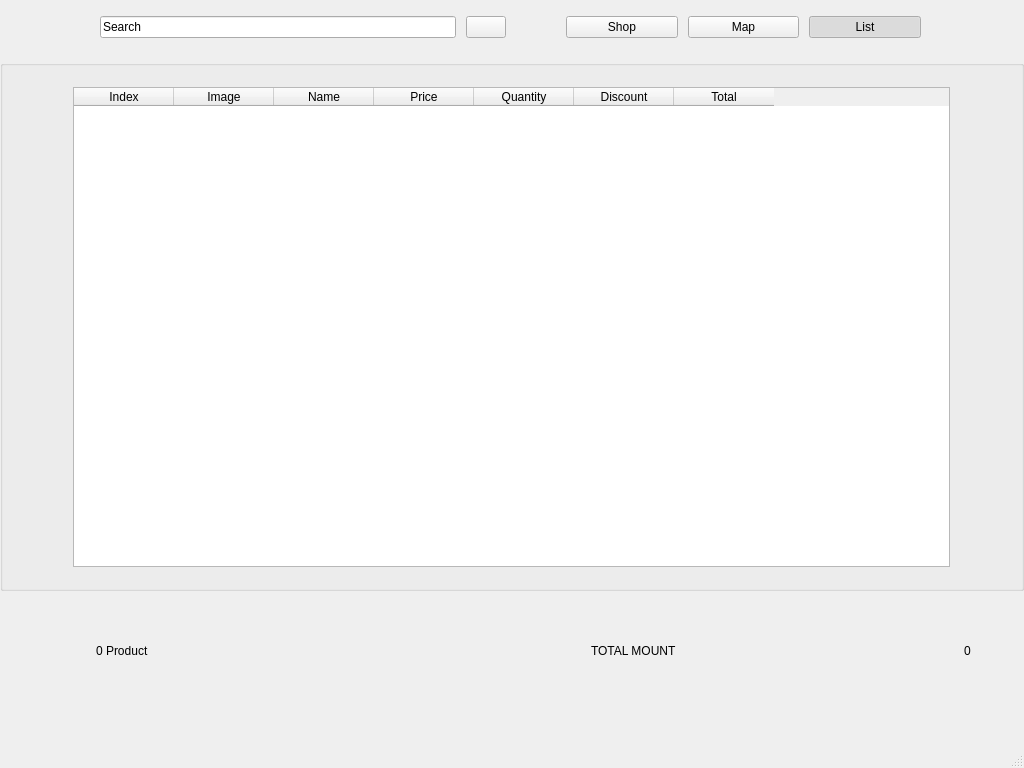
<?xml version="1.0" encoding="UTF-8"?>
<ui version="4.0">
 <class>list_view</class>
 <widget class="QMainWindow" name="list_view">
  <property name="geometry">
   <rect>
    <x>0</x>
    <y>0</y>
    <width>1024</width>
    <height>768</height>
   </rect>
  </property>
  <property name="windowTitle">
   <string>MainWindow</string>
  </property>
  <widget class="QWidget" name="centralwidget">
   <widget class="QWidget" name="horizontalLayoutWidget">
    <property name="geometry">
     <rect>
      <x>0</x>
      <y>0</y>
      <width>1021</width>
      <height>54</height>
     </rect>
    </property>
    <layout class="QHBoxLayout" name="header">
     <property name="spacing">
      <number>10</number>
     </property>
     <property name="leftMargin">
      <number>50</number>
     </property>
     <property name="rightMargin">
      <number>50</number>
     </property>
     <item>
      <layout class="QHBoxLayout" name="horizontalLayout_5">
       <property name="sizeConstraint">
        <enum>QLayout::SetDefaultConstraint</enum>
       </property>
       <item>
        <widget class="QPushButton" name="main_btn">
         <property name="sizePolicy">
          <sizepolicy hsizetype="Fixed" vsizetype="Fixed">
           <horstretch>0</horstretch>
           <verstretch>0</verstretch>
          </sizepolicy>
         </property>
         <property name="text">
          <string/>
         </property>
         <property name="icon">
          <iconset>
           <normaloff>img/main_icon.png</normaloff>img/main_icon.png</iconset>
         </property>
         <property name="iconSize">
          <size>
           <width>34</width>
           <height>34</height>
          </size>
         </property>
         <property name="checkable">
          <bool>false</bool>
         </property>
         <property name="autoDefault">
          <bool>false</bool>
         </property>
         <property name="flat">
          <bool>true</bool>
         </property>
        </widget>
       </item>
       <item>
        <widget class="QLineEdit" name="search_line">
         <property name="enabled">
          <bool>true</bool>
         </property>
         <property name="sizePolicy">
          <sizepolicy hsizetype="Preferred" vsizetype="Fixed">
           <horstretch>0</horstretch>
           <verstretch>0</verstretch>
          </sizepolicy>
         </property>
         <property name="inputMask">
          <string/>
         </property>
         <property name="text">
          <string>Search</string>
         </property>
         <property name="placeholderText">
          <string/>
         </property>
        </widget>
       </item>
       <item>
        <widget class="QPushButton" name="search_btn">
         <property name="sizePolicy">
          <sizepolicy hsizetype="Fixed" vsizetype="Fixed">
           <horstretch>0</horstretch>
           <verstretch>0</verstretch>
          </sizepolicy>
         </property>
         <property name="text">
          <string/>
         </property>
         <property name="icon">
          <iconset>
           <normaloff>img/search.png</normaloff>img/search.png</iconset>
         </property>
        </widget>
       </item>
      </layout>
     </item>
     <item>
      <layout class="QHBoxLayout" name="horizontalLayout_3">
       <property name="leftMargin">
        <number>50</number>
       </property>
       <property name="rightMargin">
        <number>50</number>
       </property>
       <item>
        <widget class="QPushButton" name="shop_btn">
         <property name="sizePolicy">
          <sizepolicy hsizetype="Preferred" vsizetype="Fixed">
           <horstretch>0</horstretch>
           <verstretch>0</verstretch>
          </sizepolicy>
         </property>
         <property name="text">
          <string>Shop</string>
         </property>
         <property name="checkable">
          <bool>true</bool>
         </property>
        </widget>
       </item>
       <item>
        <widget class="QPushButton" name="map_btn">
         <property name="enabled">
          <bool>true</bool>
         </property>
         <property name="text">
          <string>Map</string>
         </property>
         <property name="checkable">
          <bool>true</bool>
         </property>
         <property name="checked">
          <bool>false</bool>
         </property>
        </widget>
       </item>
       <item>
        <widget class="QPushButton" name="list_btn">
         <property name="text">
          <string>List</string>
         </property>
         <property name="checkable">
          <bool>true</bool>
         </property>
         <property name="checked">
          <bool>true</bool>
         </property>
        </widget>
       </item>
      </layout>
     </item>
    </layout>
   </widget>
   <widget class="QWidget" name="horizontalLayoutWidget_4">
    <property name="geometry">
     <rect>
      <x>0</x>
      <y>590</y>
      <width>1021</width>
      <height>121</height>
     </rect>
    </property>
    <layout class="QHBoxLayout" name="footer">
     <property name="leftMargin">
      <number>50</number>
     </property>
     <property name="rightMargin">
      <number>50</number>
     </property>
     <item>
      <widget class="QPushButton" name="cart_btn">
       <property name="sizePolicy">
        <sizepolicy hsizetype="Fixed" vsizetype="Fixed">
         <horstretch>0</horstretch>
         <verstretch>0</verstretch>
        </sizepolicy>
       </property>
       <property name="text">
        <string/>
       </property>
       <property name="icon">
        <iconset>
         <normaloff>img/cart.png</normaloff>img/cart.png</iconset>
       </property>
       <property name="iconSize">
        <size>
         <width>34</width>
         <height>34</height>
        </size>
       </property>
       <property name="checkable">
        <bool>false</bool>
       </property>
       <property name="autoDefault">
        <bool>false</bool>
       </property>
       <property name="flat">
        <bool>true</bool>
       </property>
      </widget>
     </item>
     <item>
      <widget class="QLabel" name="cart_lb">
       <property name="text">
        <string>0 Product</string>
       </property>
      </widget>
     </item>
     <item alignment="Qt::AlignRight">
      <widget class="QLabel" name="lb_mount">
       <property name="text">
        <string>TOTAL MOUNT</string>
       </property>
      </widget>
     </item>
     <item alignment="Qt::AlignRight">
      <widget class="QLabel" name="amout_lb">
       <property name="sizePolicy">
        <sizepolicy hsizetype="Fixed" vsizetype="Fixed">
         <horstretch>0</horstretch>
         <verstretch>0</verstretch>
        </sizepolicy>
       </property>
       <property name="maximumSize">
        <size>
         <width>16777215</width>
         <height>200</height>
        </size>
       </property>
       <property name="text">
        <string>0</string>
       </property>
      </widget>
     </item>
    </layout>
   </widget>
   <widget class="QGroupBox" name="main">
    <property name="geometry">
     <rect>
      <x>0</x>
      <y>60</y>
      <width>1024</width>
      <height>531</height>
     </rect>
    </property>
    <layout class="QHBoxLayout" name="horizontalLayout">
     <property name="leftMargin">
      <number>1</number>
     </property>
     <property name="topMargin">
      <number>20</number>
     </property>
     <property name="rightMargin">
      <number>1</number>
     </property>
     <property name="bottomMargin">
      <number>20</number>
     </property>
     <item>
      <widget class="QTableWidget" name="tableWidget">
       <property name="sizePolicy">
        <sizepolicy hsizetype="Preferred" vsizetype="Preferred">
         <horstretch>0</horstretch>
         <verstretch>0</verstretch>
        </sizepolicy>
       </property>
       <property name="minimumSize">
        <size>
         <width>0</width>
         <height>0</height>
        </size>
       </property>
       <property name="maximumSize">
        <size>
         <width>877</width>
         <height>480</height>
        </size>
       </property>
       <column>
        <property name="text">
         <string>Index</string>
        </property>
       </column>
       <column>
        <property name="text">
         <string>Image</string>
        </property>
       </column>
       <column>
        <property name="text">
         <string>Name</string>
        </property>
       </column>
       <column>
        <property name="text">
         <string>Price</string>
        </property>
       </column>
       <column>
        <property name="text">
         <string>Quantity</string>
        </property>
       </column>
       <column>
        <property name="text">
         <string>Discount</string>
        </property>
       </column>
       <column>
        <property name="text">
         <string>Total</string>
        </property>
       </column>
      </widget>
     </item>
    </layout>
   </widget>
  </widget>
  <widget class="QMenuBar" name="menubar">
   <property name="geometry">
    <rect>
     <x>0</x>
     <y>0</y>
     <width>1024</width>
     <height>26</height>
    </rect>
   </property>
  </widget>
  <widget class="QStatusBar" name="statusbar"/>
 </widget>
 <resources/>
 <connections/>
</ui>
